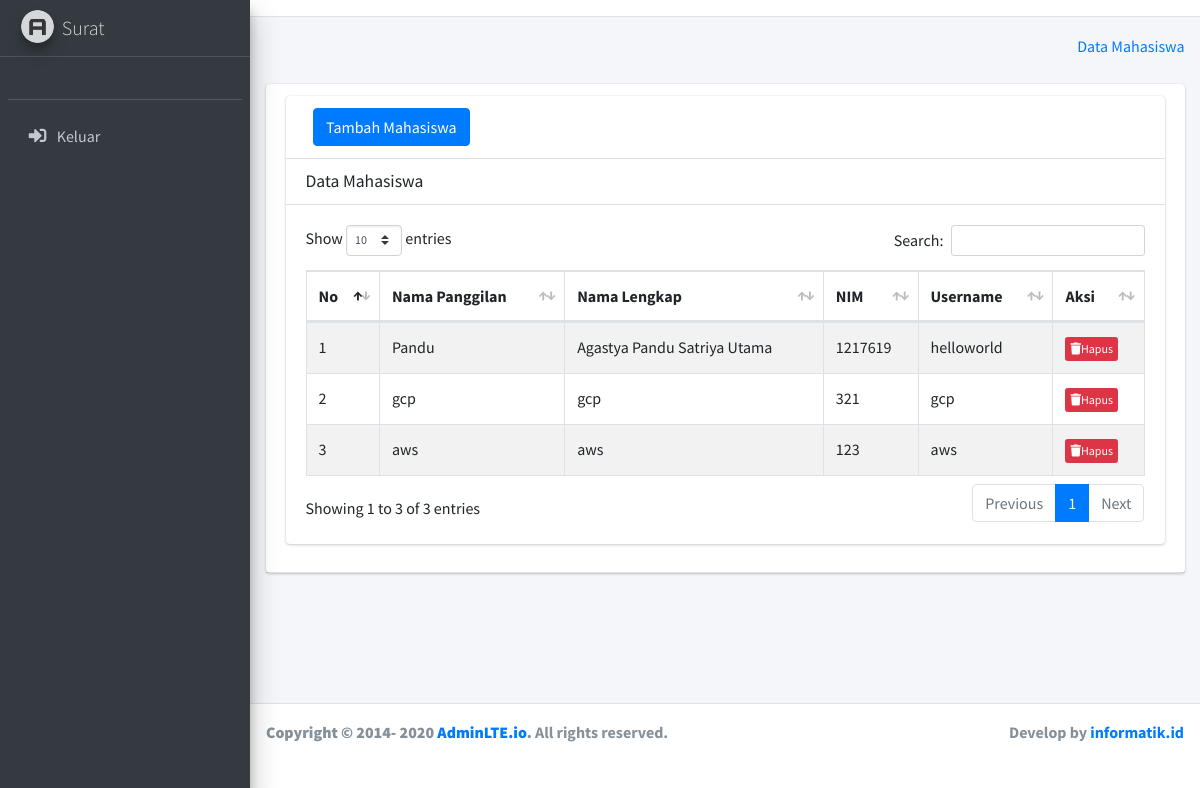
Screenshot of /index.php/admin/c_admin/mahasiswa with the database file from the repository.
### tables this page shows
CREATE TABLE `tb_user` (
  `id_user` int(11) NOT NULL,
  `nama_user` varchar(50) NOT NULL,
  `username` varchar(30) NOT NULL,
  `password` varchar(50) NOT NULL,
  `level` tinyint(1) NOT NULL,
  `nim` varchar(15) NOT NULL,
  `nama` varchar(50) NOT NULL
);

### application/views/templates/content.php (called while the page is built)
<?php
if ($isi) {
  $this->load->view($isi);
}

### application/views/templates/wrapper.php (called while the page is built)
<?php
require_once 'templates.php';

### application/controllers/admin/C_Admin.php (called while the page is built, shortened)
<?php
class C_Admin extends CI_Controller {
	public function __construct()
	{
		$this->load->model('model_admin');
	}
	public function mahasiswa()
	{
		$data = $this->model_admin->data_mahasiswa();
		$data = array('title' => 'Data Mahasiswa' ,
					  'mahasiswa' => $data,
					  'isi'  =>'admin/mahasiswa' );
		$this->load->view('templates/wrapper', $data, FALSE);
	}
}

### index.php (called while the page is built, shortened)
<?php
require_once BASEPATH.'core/CodeIgniter.php';

### application/models/Model_admin.php (called while the page is built, shortened)
<?php
class Model_admin extends CI_Model {
	public function data_mahasiswa()
	{
		$this->db->select('*');
		$this->db->from('tb_user');
		$this->db->where('level', '2');
		$this->db->order_by('id_user', 'desc');
		$query = $this->db->get();
		return $query->result();
	}
}

### application/views/admin/mahasiswa.php (the view, shortened to what this page needs)
      <div class="card">
      <div class="card-header">
        <div class="col-md-3">
          <a href="" class="btn btn-primary" data-toggle="modal" data-target="#exampleModal">Tambah Mahasiswa</a>
        </div>
      </div>
      <div class="card-header">
        <h3 class="card-title">Data Mahasiswa</h3>
      </div>
      <div class="card-body">
        <table id="example1" class="table table-bordered table-striped">
          <thead>
          <tr>
            <th>No</th>
            <th>Nama Panggilan</th>
            <th>Nama Lengkap</th>
            <th>NIM</th>
            <th>Username</th>
            <th>Aksi</th>
          </tr>
          </thead>
          <tbody>
            <?php $no=1; foreach ($mahasiswa as $key): ?>
                <tr>
                  <td><?= $no++ ?></td>
                  <td><?= $key->nama_user ?></td>
                  <td><?= $key->nama ?></td>
                  <td><?= $key->nim ?></td>
                  <td><?= $key->username ?></td>
                  <td>
                 <a href="<?= base_url('admin/C_Admin/mahasiswa_hapus/'.$key->id_user)?>" class="btn btn-danger btn-xs" onclick="javascript: return confirm('Anda yakin hapus ?')"><i class="fa fa-trash"></i>Hapus</a>
</td>
                </tr>
            <?php endforeach ?>
        </table>
      </div>
    </div>
  </div>

### rows the page displays
tb_user: nama_user "Pandu", nama "Agastya Pandu Satriya Utama", nim "1217619", username "helloworld"
tb_user: nama_user "gcp", nama "gcp", nim "321", username "gcp"
tb_user: nama_user "aws", nama "aws", nim "123", username "aws"

### other values shown
$title "Data Mahasiswa"
